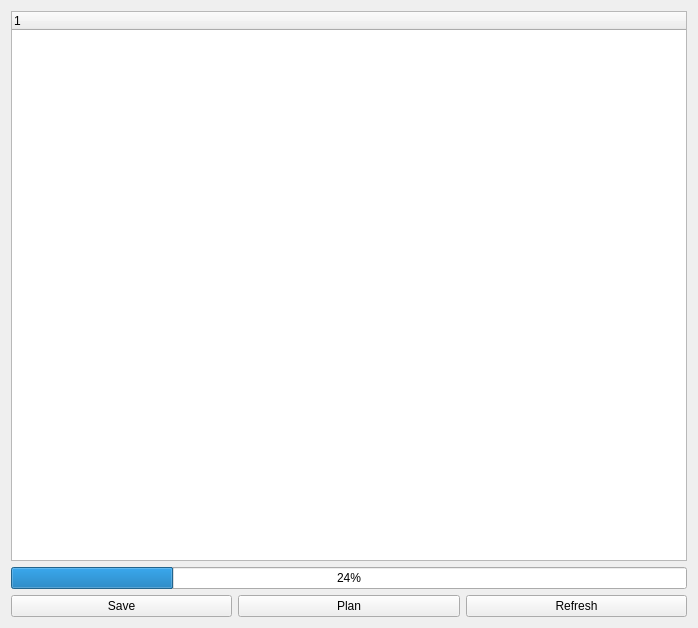
<?xml version="1.0" encoding="UTF-8"?>
<ui version="4.0">
 <class>wdSchedulePlanner</class>
 <widget class="QWidget" name="wdSchedulePlanner">
  <property name="geometry">
   <rect>
    <x>0</x>
    <y>0</y>
    <width>698</width>
    <height>628</height>
   </rect>
  </property>
  <property name="sizePolicy">
   <sizepolicy hsizetype="Expanding" vsizetype="Expanding">
    <horstretch>100</horstretch>
    <verstretch>100</verstretch>
   </sizepolicy>
  </property>
  <property name="maximumSize">
   <size>
    <width>16777215</width>
    <height>16777215</height>
   </size>
  </property>
  <property name="windowTitle">
   <string>wdObjectView</string>
  </property>
  <layout class="QVBoxLayout" name="verticalLayout">
   <item>
    <layout class="QHBoxLayout" name="horizontalLayout">
     <property name="sizeConstraint">
      <enum>QLayout::SetMaximumSize</enum>
     </property>
     <item>
      <widget class="QTreeWidget" name="tvwEmployeeView">
       <column>
        <property name="text">
         <string notr="true">1</string>
        </property>
       </column>
      </widget>
     </item>
     <item>
      <layout class="QGridLayout" name="gridLayout_timeline"/>
     </item>
    </layout>
   </item>
   <item>
    <widget class="QProgressBar" name="progressBar">
     <property name="value">
      <number>24</number>
     </property>
    </widget>
   </item>
   <item>
    <layout class="QHBoxLayout" name="horizontalLayout_3">
     <property name="sizeConstraint">
      <enum>QLayout::SetMaximumSize</enum>
     </property>
     <item>
      <widget class="QPushButton" name="btnSave">
       <property name="text">
        <string>Save</string>
       </property>
      </widget>
     </item>
     <item>
      <widget class="QPushButton" name="btnPlan">
       <property name="text">
        <string>Plan</string>
       </property>
      </widget>
     </item>
     <item>
      <widget class="QPushButton" name="btnRefresh">
       <property name="text">
        <string>Refresh</string>
       </property>
      </widget>
     </item>
    </layout>
   </item>
  </layout>
 </widget>
 <resources/>
 <connections/>
</ui>
